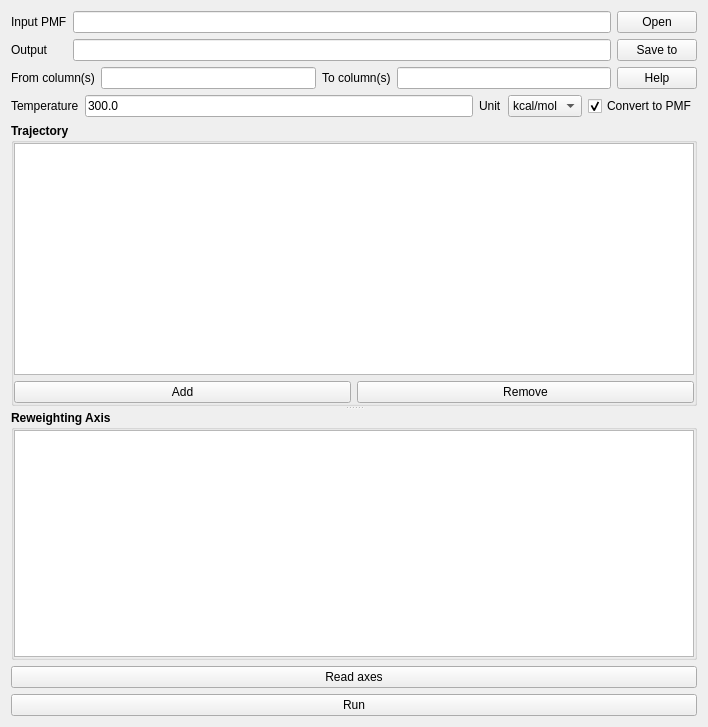
<?xml version="1.0" encoding="UTF-8"?>
<ui version="4.0">
 <class>ReweightingTab</class>
 <widget class="QWidget" name="ReweightingTab">
  <property name="geometry">
   <rect>
    <x>0</x>
    <y>0</y>
    <width>708</width>
    <height>727</height>
   </rect>
  </property>
  <property name="sizePolicy">
   <sizepolicy hsizetype="Preferred" vsizetype="Fixed">
    <horstretch>0</horstretch>
    <verstretch>0</verstretch>
   </sizepolicy>
  </property>
  <property name="windowTitle">
   <string>Form</string>
  </property>
  <layout class="QGridLayout" name="gridLayout_3">
   <item row="0" column="1">
    <widget class="QLineEdit" name="lineEditInputPMF">
     <property name="readOnly">
      <bool>true</bool>
     </property>
    </widget>
   </item>
   <item row="3" column="0" colspan="3">
    <layout class="QHBoxLayout" name="horizontalLayout_2">
     <item>
      <widget class="QLabel" name="labelTemperature">
       <property name="text">
        <string>Temperature</string>
       </property>
      </widget>
     </item>
     <item>
      <widget class="QLineEdit" name="lineEditTemperature">
       <property name="text">
        <string>300.0</string>
       </property>
      </widget>
     </item>
     <item>
      <widget class="QLabel" name="labelUnit">
       <property name="text">
        <string>Unit</string>
       </property>
      </widget>
     </item>
     <item>
      <widget class="QComboBox" name="comboBoxUnit">
       <item>
        <property name="text">
         <string>kcal/mol</string>
        </property>
       </item>
       <item>
        <property name="text">
         <string>kJ/mol</string>
        </property>
       </item>
      </widget>
     </item>
     <item>
      <widget class="QCheckBox" name="checkBoxConvertToPMF">
       <property name="text">
        <string>Convert to PMF</string>
       </property>
       <property name="checked">
        <bool>true</bool>
       </property>
      </widget>
     </item>
    </layout>
   </item>
   <item row="4" column="0" colspan="3">
    <widget class="QSplitter" name="splitter">
     <property name="orientation">
      <enum>Qt::Vertical</enum>
     </property>
     <widget class="QGroupBox" name="groupBoxTrajectory">
      <property name="font">
       <font>
        <weight>75</weight>
        <bold>true</bold>
       </font>
      </property>
      <property name="title">
       <string>Trajectory</string>
      </property>
      <property name="flat">
       <bool>true</bool>
      </property>
      <layout class="QGridLayout" name="gridLayout_2">
       <property name="leftMargin">
        <number>0</number>
       </property>
       <property name="topMargin">
        <number>0</number>
       </property>
       <property name="rightMargin">
        <number>0</number>
       </property>
       <property name="bottomMargin">
        <number>0</number>
       </property>
       <item row="1" column="1">
        <widget class="QPushButton" name="pushButtonRemoveTrajectory">
         <property name="font">
          <font>
           <weight>50</weight>
           <bold>false</bold>
          </font>
         </property>
         <property name="text">
          <string>Remove</string>
         </property>
        </widget>
       </item>
       <item row="0" column="0" colspan="2">
        <widget class="QListView" name="listViewTrajectory">
         <property name="font">
          <font>
           <weight>50</weight>
           <bold>false</bold>
          </font>
         </property>
        </widget>
       </item>
       <item row="1" column="0">
        <widget class="QPushButton" name="pushButtonAddTrajectory">
         <property name="font">
          <font>
           <weight>50</weight>
           <bold>false</bold>
          </font>
         </property>
         <property name="text">
          <string>Add</string>
         </property>
        </widget>
       </item>
      </layout>
     </widget>
     <widget class="QGroupBox" name="groupBoxReweightingAxis">
      <property name="font">
       <font>
        <weight>75</weight>
        <bold>true</bold>
       </font>
      </property>
      <property name="title">
       <string>Reweighting Axis</string>
      </property>
      <property name="flat">
       <bool>true</bool>
      </property>
      <layout class="QGridLayout" name="gridLayout">
       <property name="leftMargin">
        <number>0</number>
       </property>
       <property name="topMargin">
        <number>0</number>
       </property>
       <property name="rightMargin">
        <number>0</number>
       </property>
       <property name="bottomMargin">
        <number>0</number>
       </property>
       <item row="0" column="0">
        <widget class="QTableView" name="tableViewReweightingAxis">
         <property name="font">
          <font>
           <weight>50</weight>
           <bold>false</bold>
          </font>
         </property>
        </widget>
       </item>
      </layout>
     </widget>
    </widget>
   </item>
   <item row="6" column="0" colspan="3">
    <widget class="QPushButton" name="pushButtonRun">
     <property name="text">
      <string>Run</string>
     </property>
    </widget>
   </item>
   <item row="1" column="1">
    <widget class="QLineEdit" name="lineEditOutput"/>
   </item>
   <item row="2" column="2">
    <widget class="QPushButton" name="pushButtonHelp">
     <property name="text">
      <string>Help</string>
     </property>
    </widget>
   </item>
   <item row="1" column="0">
    <widget class="QLabel" name="labelOutput">
     <property name="text">
      <string>Output</string>
     </property>
    </widget>
   </item>
   <item row="1" column="2">
    <widget class="QPushButton" name="pushButtonSaveTo">
     <property name="text">
      <string>Save to</string>
     </property>
    </widget>
   </item>
   <item row="2" column="0" colspan="2">
    <layout class="QHBoxLayout" name="horizontalLayout">
     <item>
      <widget class="QLabel" name="labelFromColumns">
       <property name="text">
        <string>From column(s)</string>
       </property>
      </widget>
     </item>
     <item>
      <widget class="QLineEdit" name="lineEditFromColumns"/>
     </item>
     <item>
      <widget class="QLabel" name="labelToColumns">
       <property name="text">
        <string>To column(s)</string>
       </property>
      </widget>
     </item>
     <item>
      <widget class="QLineEdit" name="lineEditToColumns"/>
     </item>
    </layout>
   </item>
   <item row="0" column="0">
    <widget class="QLabel" name="labelInputPMF">
     <property name="text">
      <string>Input PMF</string>
     </property>
    </widget>
   </item>
   <item row="0" column="2">
    <widget class="QPushButton" name="pushButtonOpen">
     <property name="text">
      <string>Open</string>
     </property>
    </widget>
   </item>
   <item row="5" column="0" colspan="3">
    <widget class="QPushButton" name="pushButtonReadAxes">
     <property name="text">
      <string>Read axes</string>
     </property>
    </widget>
   </item>
  </layout>
 </widget>
 <tabstops>
  <tabstop>lineEditInputPMF</tabstop>
  <tabstop>pushButtonOpen</tabstop>
  <tabstop>lineEditOutput</tabstop>
  <tabstop>pushButtonSaveTo</tabstop>
  <tabstop>lineEditFromColumns</tabstop>
  <tabstop>lineEditToColumns</tabstop>
  <tabstop>pushButtonHelp</tabstop>
  <tabstop>lineEditTemperature</tabstop>
  <tabstop>comboBoxUnit</tabstop>
  <tabstop>checkBoxConvertToPMF</tabstop>
  <tabstop>listViewTrajectory</tabstop>
  <tabstop>pushButtonAddTrajectory</tabstop>
  <tabstop>pushButtonRemoveTrajectory</tabstop>
  <tabstop>tableViewReweightingAxis</tabstop>
  <tabstop>pushButtonReadAxes</tabstop>
  <tabstop>pushButtonRun</tabstop>
 </tabstops>
 <resources/>
 <connections/>
</ui>
